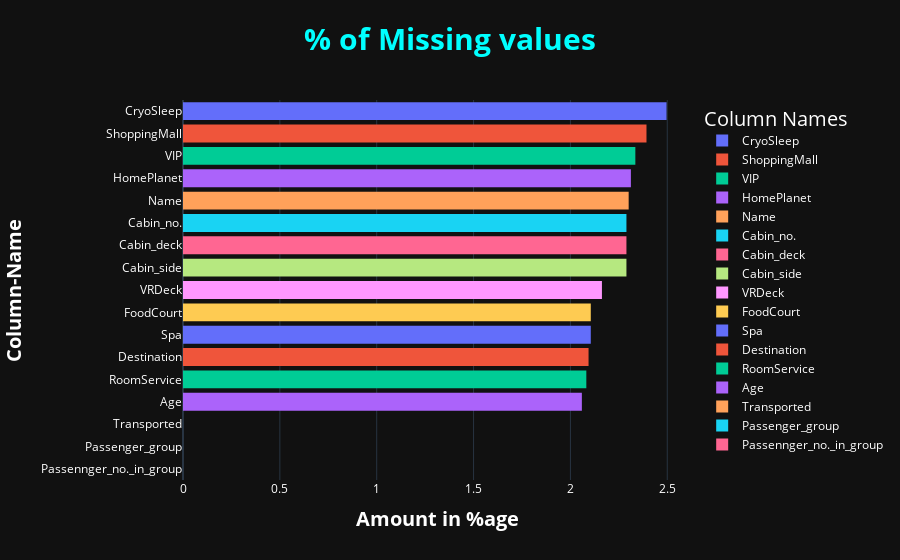
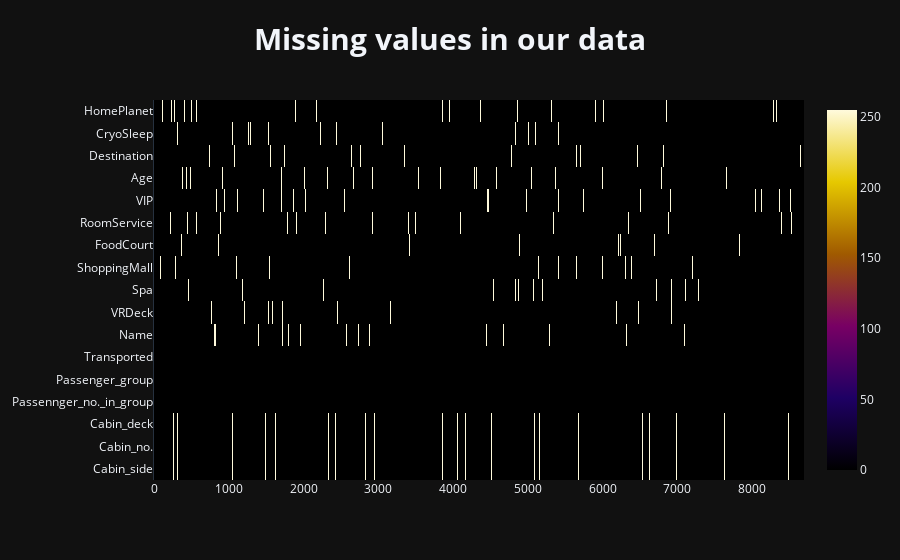

These figures' notebook cell, in order:
### Markdown cell above
# Quantifying missing values

### Code cell
missing = (titanic.isnull().mean().sort_values(
    ascending=False)*100).reset_index()
missing.rename(columns={0: "Average"}, inplace=True)
missing.head()

fig = px.histogram(missing, x="Average", y="index", title="<b>% of Missing values",
                   color="index", labels={"Average": "%age of missing values", "index": "Column Names"})
fig.update_layout(
    font_color="white",
    font_size=12,
    title_font_color="cyan",
    legend_title_font_color="white",
    legend_title_font_size=20,
    template="plotly_dark",
    title_font_size=30

)
fig.update_layout(xaxis_title="<b>Amount in %age", xaxis_title_font_size=20,
                  yaxis_title="<b>Column-Name", yaxis_title_font_size=20, title_x=0.5)
fig.show()
fig = px.imshow(titanic.isnull().T, color_continuous_scale=px.colors.sequential.Electric,
                title="<b>Missing values in our data",)
fig.update_layout(template="plotly_dark", title_font_size=30, title_x=0.5)


fig.show()

### Figure 1 — Plotly figure (JSON) as saved in the notebook; plotly's stock layout.template omitted (floating-point values rounded to 4 significant figures)
{"data": [{"alignmentgroup": "True", "bingroup": "y", "histfunc": "sum", "hovertemplate": "Column Names=%{y}<br>sum of %age of missing values=%{x}<extra></extra>", "legendgroup": "CryoSleep", "marker": {"color": "#636efa", "pattern": {"shape": ""}}, "name": "CryoSleep", "offsetgroup": "CryoSleep", "orientation": "h", "showlegend": true, "type": "histogram", "x": [2.496], "xaxis": "x", "y": ["CryoSleep"], "yaxis": "y"}, {"alignmentgroup": "True", "bingroup": "y", "histfunc": "sum", "hovertemplate": "Column Names=%{y}<br>sum of %age of missing values=%{x}<extra></extra>", "legendgroup": "ShoppingMall", "marker": {"color": "#EF553B", "pattern": {"shape": ""}}, "name": "ShoppingMall", "offsetgroup": "ShoppingMall", "orientation": "h", "showlegend": true, "type": "histogram", "x": [2.393], "xaxis": "x", "y": ["ShoppingMall"], "yaxis": "y"}, {"alignmentgroup": "True", "bingroup": "y", "histfunc": "sum", "hovertemplate": "Column Names=%{y}<br>sum of %age of missing values=%{x}<extra></extra>", "legendgroup": "VIP", "marker": {"color": "#00cc96", "pattern": {"shape": ""}}, "name": "VIP", "offsetgroup": "VIP", "orientation": "h", "showlegend": true, "type": "histogram", "x": [2.335], "xaxis": "x", "y": ["VIP"], "yaxis": "y"}, {"alignmentgroup": "True", "bingroup": "y", "histfunc": "sum", "hovertemplate": "Column Names=%{y}<br>sum of %age of missing values=%{x}<extra></extra>", "legendgroup": "HomePlanet", "marker": {"color": "#ab63fa", "pattern": {"shape": ""}}, "name": "HomePlanet", "offsetgroup": "HomePlanet", "orientation": "h", "showlegend": true, "type": "histogram", "x": [2.312], "xaxis": "x", "y": ["HomePlanet"], "yaxis": "y"}, {"alignmentgroup": "True", "bingroup": "y", "histfunc": "sum", "hovertemplate": "Column Names=%{y}<br>sum of %age of missing values=%{x}<extra></extra>", "legendgroup": "Name", "marker": {"color": "#FFA15A", "pattern": {"shape": ""}}, "name": "Name", "offsetgroup": "Name", "orientation": "h", "showlegend": true, "type": "histogram", "x": [2.301], "xaxis": "x", "y": ["Name"], "yaxis": "y"}, {"alignmentgroup": "True", "bingroup": "y", "histfunc": "sum", "hovertemplate": "Column Names=%{y}<br>sum of %age of missing values=%{x}<extra></extra>", "legendgroup": "Cabin_no.", "marker": {"color": "#19d3f3", "pattern": {"shape": ""}}, "name": "Cabin_no.", "offsetgroup": "Cabin_no.", "orientation": "h", "showlegend": true, "type": "histogram", "x": [2.289], "xaxis": "x", "y": ["Cabin_no."], "yaxis": "y"}, {"alignmentgroup": "True", "bingroup": "y", "histfunc": "sum", "hovertemplate": "Column Names=%{y}<br>sum of %age of missing values=%{x}<extra></extra>", "legendgroup": "Cabin_deck", "marker": {"color": "#FF6692", "pattern": {"shape": ""}}, "name": "Cabin_deck", "offsetgroup": "Cabin_deck", "orientation": "h", "showlegend": true, "type": "histogram", "x": [2.289], "xaxis": "x", "y": ["Cabin_deck"], "yaxis": "y"}, {"alignmentgroup": "True", "bingroup": "y", "histfunc": "sum", "hovertemplate": "Column Names=%{y}<br>sum of %age of missing values=%{x}<extra></extra>", "legendgroup": "Cabin_side", "marker": {"color": "#B6E880", "pattern": {"shape": ""}}, "name": "Cabin_side", "offsetgroup": "Cabin_side", "orientation": "h", "showlegend": true, "type": "histogram", "x": [2.289], "xaxis": "x", "y": ["Cabin_side"], "yaxis": "y"}, {"alignmentgroup": "True", "bingroup": "y", "histfunc": "sum", "hovertemplate": "Column Names=%{y}<br>sum of %age of missing values=%{x}<extra></extra>", "legendgroup": "VRDeck", "marker": {"color": "#FF97FF", "pattern": {"shape": ""}}, "name": "VRDeck", "offsetgroup": "VRDeck", "orientation": "h", "showlegend": true, "type": "histogram", "x": [2.163], "xaxis": "x", "y": ["VRDeck"], "yaxis": "y"}, {"alignmentgroup": "True", "bingroup": "y", "histfunc": "sum", "hovertemplate": "Column Names=%{y}<br>sum of %age of missing values=%{x}<extra></extra>", "legendgroup": "FoodCourt", "marker": {"color": "#FECB52", "pattern": {"shape": ""}}, "name": "FoodCourt", "offsetgroup": "FoodCourt", "orientation": "h", "showlegend": true, "type": "histogram", "x": [2.105], "xaxis": "x", "y": ["FoodCourt"], "yaxis": "y"}, {"alignmentgroup": "True", "bingroup": "y", "histfunc": "sum", "hovertemplate": "Column Names=%{y}<br>sum of %age of missing values=%{x}<extra></extra>", "legendgroup": "Spa", "marker": {"color": "#636efa", "pattern": {"shape": ""}}, "name": "Spa", "offsetgroup": "Spa", "orientation": "h", "showlegend": true, "type": "histogram", "x": [2.105], "xaxis": "x", "y": ["Spa"], "yaxis": "y"}, {"alignmentgroup": "True", "bingroup": "y", "histfunc": "sum", "hovertemplate": "Column Names=%{y}<br>sum of %age of missing values=%{x}<extra></extra>", "legendgroup": "Destination", "marker": {"color": "#EF553B", "pattern": {"shape": ""}}, "name": "Destination", "offsetgroup": "Destination", "orientation": "h", "showlegend": true, "type": "histogram", "x": [2.094], "xaxis": "x", "y": ["Destination"], "yaxis": "y"}, {"alignmentgroup": "True", "bingroup": "y", "histfunc": "sum", "hovertemplate": "Column Names=%{y}<br>sum of %age of missing values=%{x}<extra></extra>", "legendgroup": "RoomService", "marker": {"color": "#00cc96", "pattern": {"shape": ""}}, "name": "RoomService", "offsetgroup": "RoomService", "orientation": "h", "showlegend": true, "type": "histogram", "x": [2.082], "xaxis": "x", "y": ["RoomService"], "yaxis": "y"}, {"alignmentgroup": "True", "bingroup": "y", "histfunc": "sum", "hovertemplate": "Column Names=%{y}<br>sum of %age of missing values=%{x}<extra></extra>", "legendgroup": "Age", "marker": {"color": "#ab63fa", "pattern": {"shape": ""}}, "name": "Age", "offsetgroup": "Age", "orientation": "h", "showlegend": true, "type": "histogram", "x": [2.059], "xaxis": "x", "y": ["Age"], "yaxis": "y"}, {"alignmentgroup": "True", "bingroup": "y", "histfunc": "sum", "hovertemplate": "Column Names=%{y}<br>sum of %age of missing values=%{x}<extra></extra>", "legendgroup": "Transported", "marker": {"color": "#FFA15A", "pattern": {"shape": ""}}, "name": "Transported", "offsetgroup": "Transported", "orientation": "h", "showlegend": true, "type": "histogram", "x": [0], "xaxis": "x", "y": ["Transported"], "yaxis": "y"}, {"alignmentgroup": "True", "bingroup": "y", "histfunc": "sum", "hovertemplate": "Column Names=%{y}<br>sum of %age of missing values=%{x}<extra></extra>", "legendgroup": "Passenger_group", "marker": {"color": "#19d3f3", "pattern": {"shape": ""}}, "name": "Passenger_group", "offsetgroup": "Passenger_group", "orientation": "h", "showlegend": true, "type": "histogram", "x": [0], "xaxis": "x", "y": ["Passenger_group"], "yaxis": "y"}, {"alignmentgroup": "True", "bingroup": "y", "histfunc": "sum", "hovertemplate": "Column Names=%{y}<br>sum of %age of missing values=%{x}<extra></extra>", "legendgroup": "Passennger_no._in_group", "marker": {"color": "#FF6692", "pattern": {"shape": ""}}, "name": "Passennger_no._in_group", "offsetgroup": "Passennger_no._in_group", "orientation": "h", "showlegend": true, "type": "histogram", "x": [0], "xaxis": "x", "y": ["Passennger_no._in_group"], "yaxis": "y"}], "layout": {"barmode": "relative", "font": {"color": "white", "size": 12}, "legend": {"title": {"font": {"color": "white", "size": 20}, "text": "Column Names"}, "tracegroupgap": 0}, "title": {"font": {"color": "cyan", "size": 30}, "text": "<b>% of Missing values", "x": 0.5}, "xaxis": {"anchor": "y", "domain": [0, 1], "title": {"font": {"size": 20}, "text": "<b>Amount in %age"}}, "yaxis": {"anchor": "x", "categoryarray": ["Passennger_no._in_group", "Passenger_group", "Transported", "Age", "RoomService", "Destination", "Spa", "FoodCourt", "VRDeck", "Cabin_side", "Cabin_deck", "Cabin_no.", "Name", "HomePlanet", "VIP", "ShoppingMall", "CryoSleep"], "categoryorder": "array", "domain": [0, 1], "title": {"font": {"size": 20}, "text": "<b>Column-Name"}}}}

### Figure 2 — Plotly figure (JSON) as saved in the notebook; plotly's stock layout.template omitted (floating-point values rounded to 4 significant figures; data arrays with more than 128 entries replaced by an {"elided": "..."} marker saying what was removed)
{"data": [{"coloraxis": "coloraxis", "hovertemplate": "x: %{x}<br>y: %{y}<br>color: %{z}<extra></extra>", "name": "0", "type": "heatmap", "x": {"elided": "8693 int values"}, "xaxis": "x", "y": ["HomePlanet", "CryoSleep", "Destination", "Age", "VIP", "RoomService", "FoodCourt", "ShoppingMall", "Spa", "VRDeck", "Name", "Transported", "Passenger_group", "Passennger_no._in_group", "Cabin_deck", "Cabin_no.", "Cabin_side"], "yaxis": "y", "z": {"elided": "17x8693 int values"}}], "layout": {"coloraxis": {"colorscale": [[0, "rgb(0,0,0)"], [0.2, "rgb(30,0,100)"], [0.4, "rgb(120,0,100)"], [0.6, "rgb(160,90,0)"], [0.8, "rgb(230,200,0)"], [1, "rgb(255,250,220)"]]}, "title": {"font": {"size": 30}, "text": "<b>Missing values in our data", "x": 0.5}, "xaxis": {"anchor": "y", "constrain": "domain", "domain": [0, 1], "scaleanchor": "y"}, "yaxis": {"anchor": "x", "autorange": "reversed", "constrain": "domain", "domain": [0, 1]}}}
